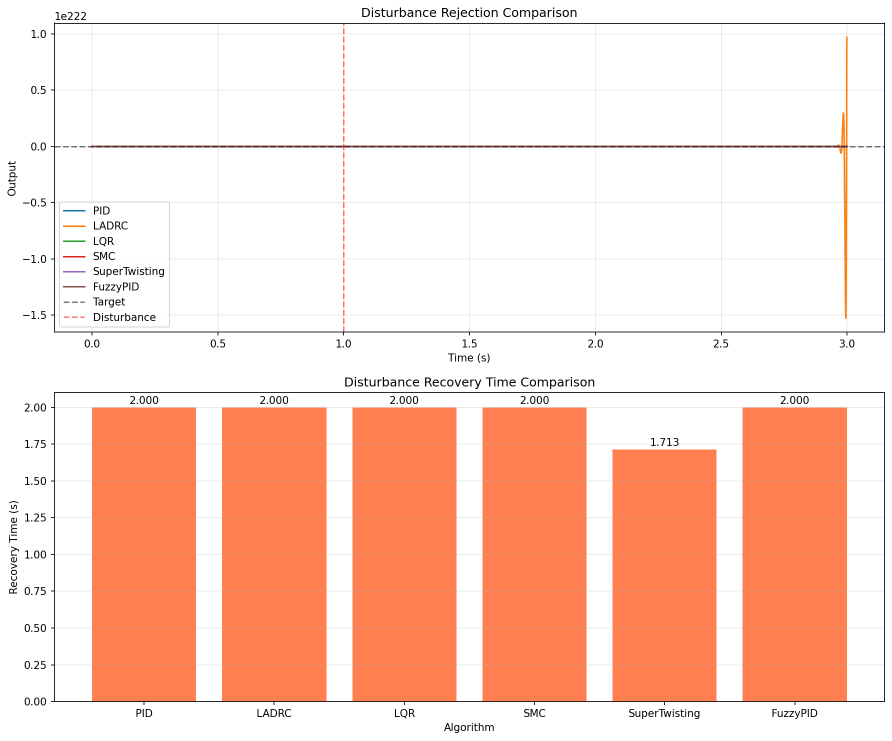
#> input picture 13_control_algorithms/simulation/disturbance_rejection.png, 1784 x 1481 px (shown at 1/2 size); its folder holds only this picture in this run
$ python -i gpu_histogram.py   (imports and definitions only)
#> lines starting #> are read from the running program, lines starting #| are printed output that depends on the picture
#> further down, picture is the input picture: shape (1481, 1784, 3); mean B, G, R 203.4, 216.2, 251
"""
GPU 直方图计算与均衡化模块
============================
利用 OpenCL GPU 加速直方图计算和直方图均衡化，
针对 RK3588S Mali G610 优化。

功能：
  - GPU 加速直方图统计（256 bins）
  - 直方图均衡化（全局 / CLAHE 局部自适应）
  - 直方图匹配（规定化）
  - 多通道独立直方图

依赖：pyopencl, numpy, cv2

用法示例：
    hg = GPUHistogram()
    hist = hg.compute(image)
    equalized = hg.equalize(image)
    clahe_result = hg.clahe(image, clip_limit=2.0, grid_size=(8,8))
"""

import time
import logging
from typing import Tuple, Optional

import numpy as np

logger = logging.getLogger(__name__)

# OpenCL kernel：直方图统计 + 均衡化
HISTOGRAM_KERNEL_SRC = """
// 直方图统计（单通道 uchar 图像）
// 使用原子操作累加 bin
__kernel void hist_compute(__global const uchar* src,
                           __global uint* hist,
                           const int width, const int height) {
    int x = get_global_id(0);
    int y = get_global_id(1);
    if (x >= width || y >= height) return;

    uchar val = src[y * width + x];
    atomic_inc(&hist[val]);
}

// 直方图均衡化映射
// LUT: src_val -> dst_val (precomputed from CDF)
__kernel void hist_apply_lut(__global const uchar* src,
                              __global uchar* dst,
                              __global const uchar* lut,
                              const int width, const int height) {
    int x = get_global_id(0);
    int y = get_global_id(1);
    if (x >= width || y >= height) return;

    dst[y * width + x] = lut[src[y * width + x]];
}

// CLAHE: 分块直方图统计
__kernel void clahe_tile_hist(__global const uchar* src,
                               __global uint* tile_hists,
                               const int width, const int height,
                               const int tile_x, const int tile_y,
                               const int tile_w, const int tile_h,
                               const int tiles_x, const int tile_idx) {
    int lx = get_global_id(0);
    int ly = get_global_id(1);
    if (lx >= tile_w || ly >= tile_h) return;

    int gx = tile_x + lx;
    int gy = tile_y + ly;
    if (gx >= width || gy >= height) return;

    uchar val = src[gy * width + gx];
    // 每个 tile 有自己的 256-bin 直方图
    __global uint* my_hist = &tile_hists[tile_idx * 256];
    atomic_inc(&my_hist[val]);
}

// CLAHE: 应用 LUT 双线性插值
__kernel void clahe_apply(__global const uchar* src,
                           __global uchar* dst,
                           __global const uchar* tile_luts,
                           const int width, const int height,
                           const int tiles_x, const int tiles_y,
                           const int tile_w, const int tile_h) {
    int x = get_global_id(0);
    int y = get_global_id(1);
    if (x >= width || y >= height) return;

    // 计算当前像素属于哪个 tile 区域，以及在 tile 内的归一化坐标
    float fx = (float)x / tile_w - 0.5f;
    float fy = (float)y / tile_h - 0.5f;

    int tx0 = clamp((int)floor(fx), 0, tiles_x - 1);
    int ty0 = clamp((int)floor(fy), 0, tiles_y - 1);
    int tx1 = min(tx0 + 1, tiles_x - 1);
    int ty1 = min(ty0 + 1, tiles_y - 1);

    float ax = fx - tx0;
    float ay = fy - ty0;
    ax = clamp(ax, 0.0f, 1.0f);
    ay = clamp(ay, 0.0f, 1.0f);

    uchar val = src[y * width + x];

    // 双线性插值 4 个 tile 的 LUT
    float v00 = tile_luts[(ty0 * tiles_x + tx0) * 256 + val];
    float v10 = tile_luts[(ty0 * tiles_x + tx1) * 256 + val];
    float v01 = tile_luts[(ty1 * tiles_x + tx0) * 256 + val];
    float v11 = tile_luts[(ty1 * tiles_x + tx1) * 256 + val];

    float result = v00 * (1-ax) * (1-ay) + v10 * ax * (1-ay)
                 + v01 * (1-ax) * ay      + v11 * ax * ay;

    dst[y * width + x] = clamp((uchar)round(result), (uchar)0, (uchar)255);
}
"""


class GPUHistogram:
    """
    GPU 直方图处理器

    Parameters
    ----------
    device_index : int
        OpenCL 设备索引
    """

    def __init__(self, device_index: int = 0):
#> called with device_index = 0
        self.device_index = device_index
        self._cl_ctx = None
        self._cl_queue = None
        self._programs = {}
        self._init_opencl()
#> (the call stopped at in _init_opencl, `platforms = cl.get_platforms()`: pyopencl is not available in this run)

    def _init_opencl(self):
        """初始化 OpenCL"""
        try:
            import pyopencl as cl
            platforms = cl.get_platforms()
            if not platforms:
                raise RuntimeError("No OpenCL platforms")

            devices = platforms[0].get_devices(device_type=cl.device_type.GPU)
            if not devices:
                devices = platforms[0].get_devices()

            dev_idx = min(self.device_index, len(devices) - 1)
            self._cl_ctx = cl.Context(devices=[devices[dev_idx]])
            self._cl_queue = cl.CommandQueue(
                self._cl_ctx,
                properties=cl.command_queue_properties.PROFILING_ENABLE
            )
            self._programs["hist"] = cl.Program(self._cl_ctx, HISTOGRAM_KERNEL_SRC).build()
            logger.info(f"GPU Histogram initialized: {devices[dev_idx].name}")
        except ImportError:
            logger.warning("pyopencl not available, using CPU fallback")
        except Exception as e:
            logger.warning(f"OpenCL init failed: {e}")

    def _ensure_gray(self, image: np.ndarray) -> np.ndarray:
        if image.ndim == 3:
            import cv2
            return cv2.cvtColor(image, cv2.COLOR_BGR2GRAY)
        return image

    # ------------------------------------------------------------------
    # 直方图计算
    # ------------------------------------------------------------------

    # [44 lines left out: functions compute, _compute_gpu, _compute_cpu, not called in this run]

    # ------------------------------------------------------------------
    # 均衡化
    # ------------------------------------------------------------------

    def equalize(self, image: np.ndarray) -> np.ndarray:
        """
        全局直方图均衡化

        Parameters
        ----------
        image : ndarray
            输入图像

        Returns
        -------
        ndarray
            均衡化后的图像
        """
        gray = self._ensure_gray(image)
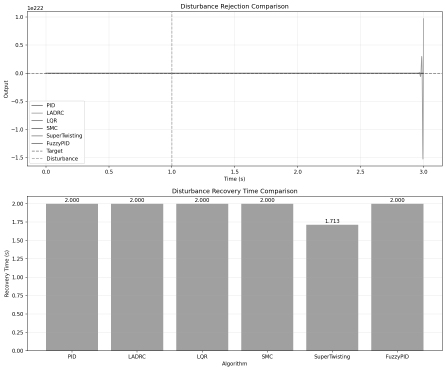
#> gray: shape (1481, 1784) (shown at 1/4 size); min 0, max 255, mean 225.2
        h, w = gray.shape

        # 计算直方图
        if self._cl_ctx is not None:
            hist = self._compute_gpu(gray, w, h)
        else:
            hist, _ = np.histogram(gray.ravel(), bins=256, range=(0, 256))
#> hist = 256 values, max 1831985 at index 255, min 16 at index 122, mean 10320.7

        # CPU 端计算 CDF → LUT
        lut = self._build_lut_from_hist(hist, h * w)

        # 应用 LUT
        if self._cl_ctx is not None:
            return self._apply_lut_gpu(gray, lut)
        return self._apply_lut_cpu(gray, lut)

    @staticmethod
    def _build_lut_from_hist(hist: np.ndarray, total_pixels: int) -> np.ndarray:
        """从直方图构建均衡化查找表"""
#> called with hist = array of shape (256,), total_pixels = 2642104
        cdf = hist.astype(np.float64).cumsum()
#> cdf = 256 values from 7003 to 2642104
        # 找到第一个非零 CDF 值
        cdf_min = cdf[cdf > 0].min() if np.any(cdf > 0) else 0
#> cdf_min = 7003
        if total_pixels == cdf_min:
            return np.arange(256, dtype=np.uint8)

        lut = np.round((cdf - cdf_min) / (total_pixels - cdf_min) * 255)
#> lut = 256 values from 0 to 255
        return np.clip(lut, 0, 255).astype(np.uint8)

    # [19 lines left out: function _apply_lut_gpu, not called in this run]

    @staticmethod
    def _apply_lut_cpu(gray: np.ndarray, lut: np.ndarray) -> np.ndarray:
        return lut[gray].astype(np.uint8)
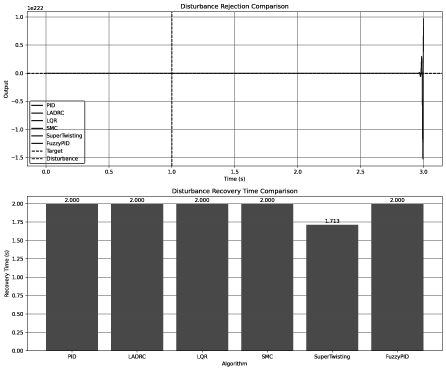
#> returned value: shape (1481, 1784) (shown at 1/4 size); min 0, max 255, mean 197.7

    # ------------------------------------------------------------------
    # CLAHE（对比度受限的自适应直方图均衡化）
    # ------------------------------------------------------------------

    # [168 lines left out: functions clahe, _clahe_gpu, _clahe_cpu, _clip_and_equalize, compute_multichannel, not called in this run]

    def equalize_multichannel(self, image: np.ndarray) -> np.ndarray:
        """
        多通道独立均衡化（在 YCrCb 空间的 Y 通道上做均衡化）

        Parameters
        ----------
        image : ndarray (H, W, 3) BGR

        Returns
        -------
        ndarray
        """
        import cv2
        ycrcb = cv2.cvtColor(image, cv2.COLOR_BGR2YCrCb)
        ycrcb[:, :, 0] = self.equalize(ycrcb[:, :, 0])
#> ycrcb: shape (1481, 1784, 3); mean of channels 0, 1, 2 197.7, 146.5, 115.8
        return cv2.cvtColor(ycrcb, cv2.COLOR_YCrCb2BGR)
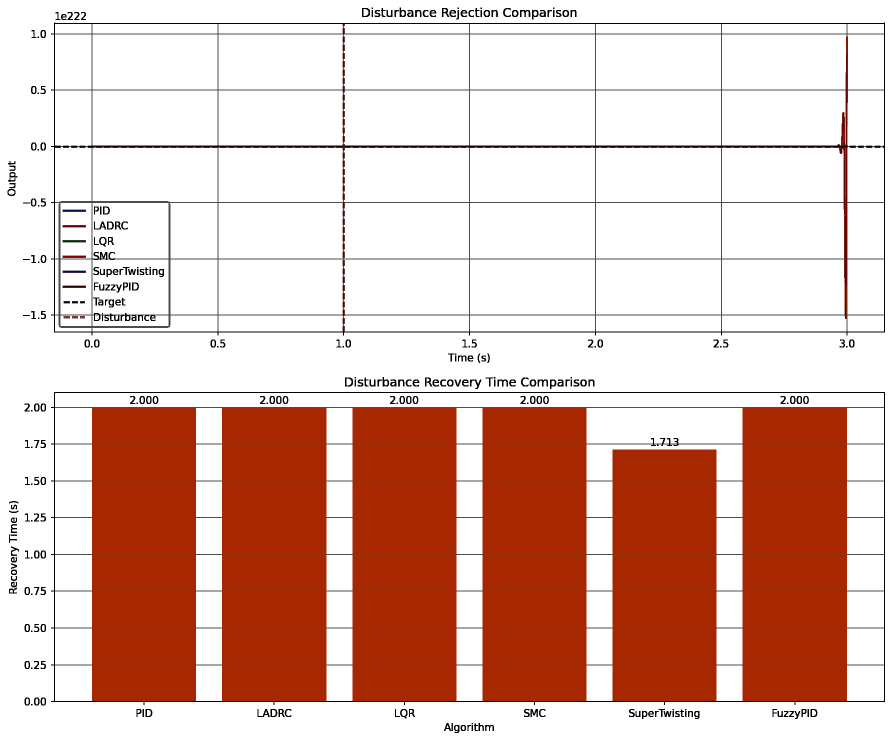
#> returned value: shape (1481, 1784, 3) (shown at 1/2 size); mean B, G, R 178.2, 188.8, 223.5

    # ------------------------------------------------------------------
    # 直方图匹配（规定化）
    # ------------------------------------------------------------------

    # [75 lines left out: functions match_histogram, draw_histogram, not called in this run]


# ======================================================================
# 独立测试
# ======================================================================
# [52 lines not run here, left out]

>>> import cv2
>>> picture = cv2.imread('../../13_control_algorithms/simulation/disturbance_rejection.png')
>>> result = GPUHistogram().equalize_multichannel(picture)

$ run again, on 13_control_algorithms/simulation/robustness.png
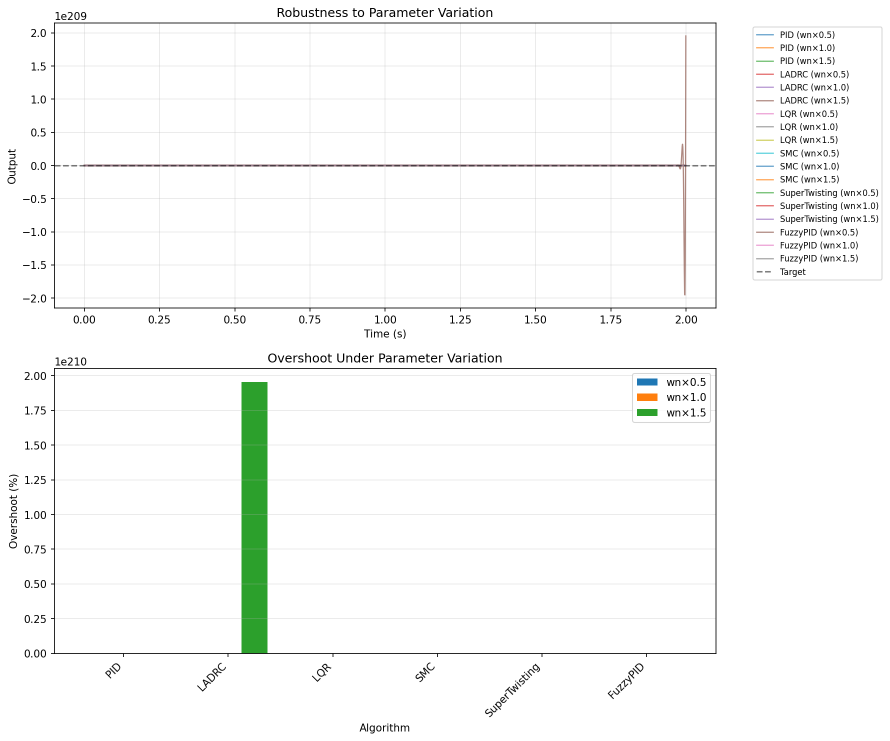
#> input picture 13_control_algorithms/simulation/robustness.png, 1779 x 1481 px (shown at 1/2 size)
#> picture is the input picture: shape (1481, 1779, 3); mean B, G, R 248.2, 249.4, 248.3
#> hist = 256 values, max 2481891 at index 255, min 41 at index 92, mean 10291.8
#> cdf = 256 values from 7669 to 2634699
#> cdf_min = 7669
#> in _build_lut_from_hist, `lut = np.round((cdf - cdf_min) / (total_pixels - cdf_min) * 255)`: lut = 256 values from 0 to 255
#> in _apply_lut_cpu, `return lut[gray].astype(np.uint8)`:
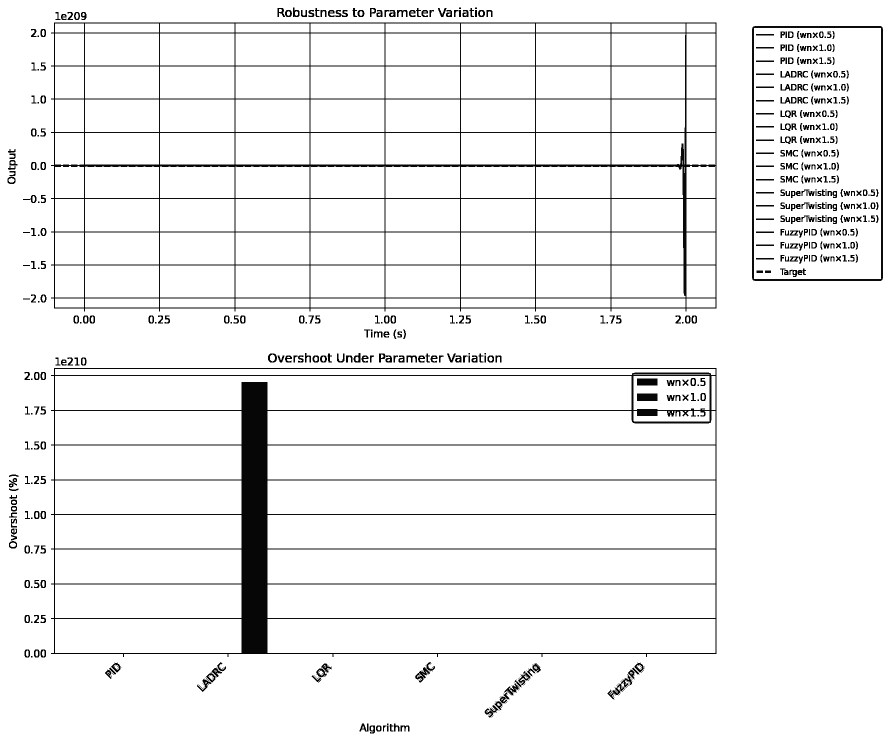
#> returned value: shape (1481, 1779) (shown at 1/2 size); min 0, max 255, mean 240.7

$ run again, on 13_control_algorithms/simulation/sine_tracking.png
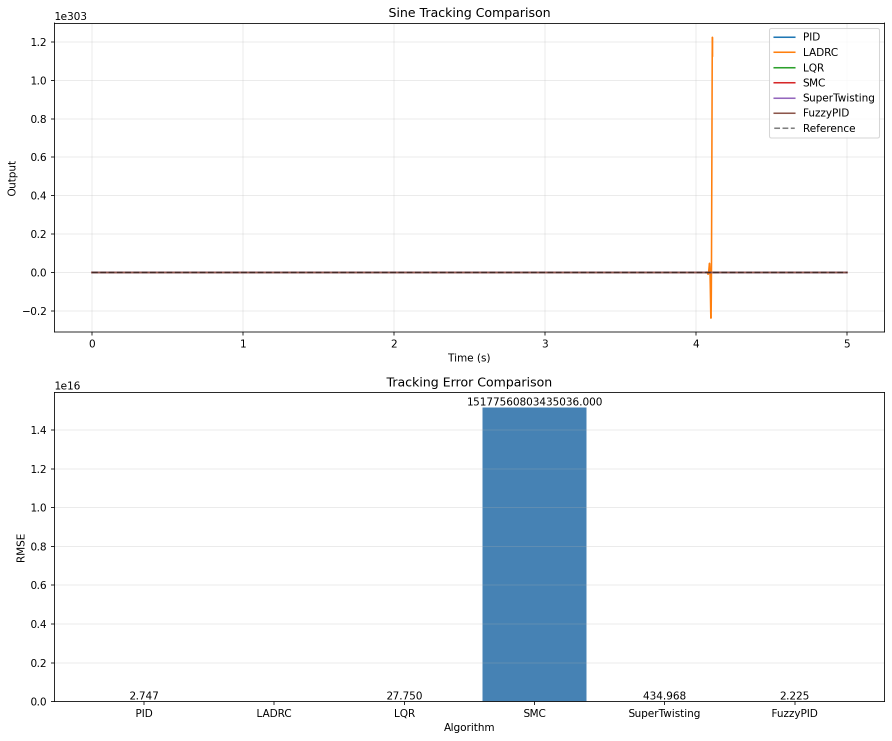
#> input picture 13_control_algorithms/simulation/sine_tracking.png, 1784 x 1481 px (shown at 1/2 size)
#> picture is the input picture: shape (1481, 1784, 3); mean B, G, R 247.5, 245.3, 242.7
#> in equalize, `gray = self._ensure_gray(image)`:
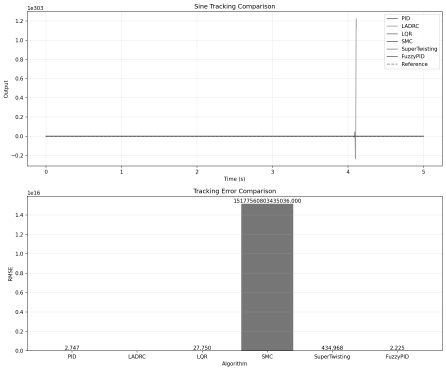
#> gray: shape (1481, 1784) (shown at 1/4 size); min 0, max 255, mean 244.8
#> hist = 256 values, max 2414916 at index 255, min 15 at index 150, mean 10320.7
#> cdf = 256 values from 6262 to 2642104
#> cdf_min = 6262
#> in _build_lut_from_hist, `lut = np.round((cdf - cdf_min) / (total_pixels - cdf_min) * 255)`: lut = 256 values from 0 to 255
#> in equalize_multichannel, `return cv2.cvtColor(ycrcb, cv2.COLOR_YCrCb2BGR)`:
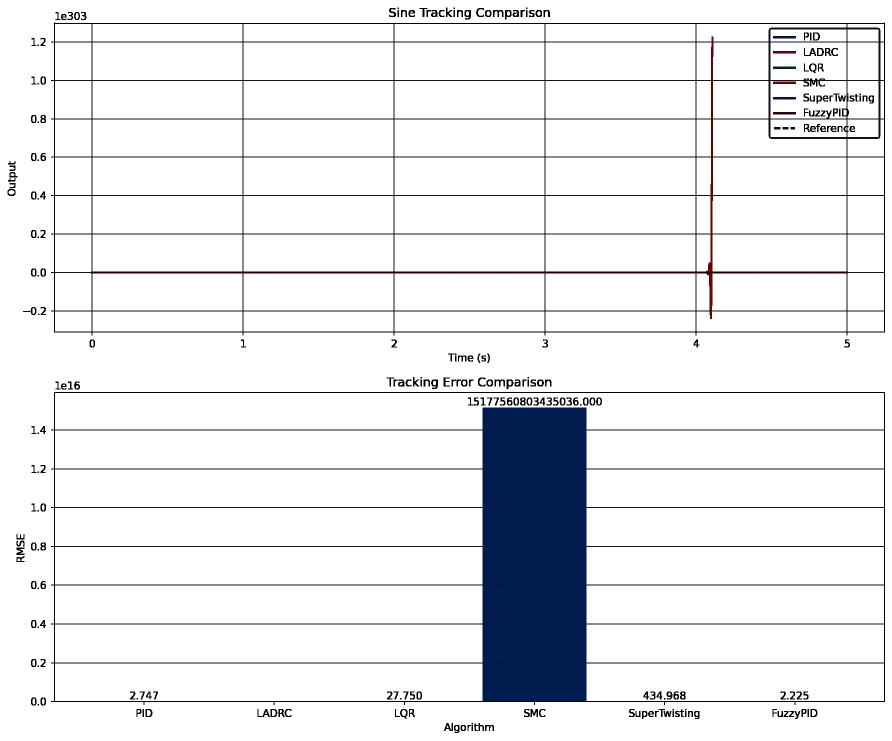
#> returned value: shape (1481, 1784, 3) (shown at 1/2 size); mean B, G, R 237.1, 234.8, 233.8
